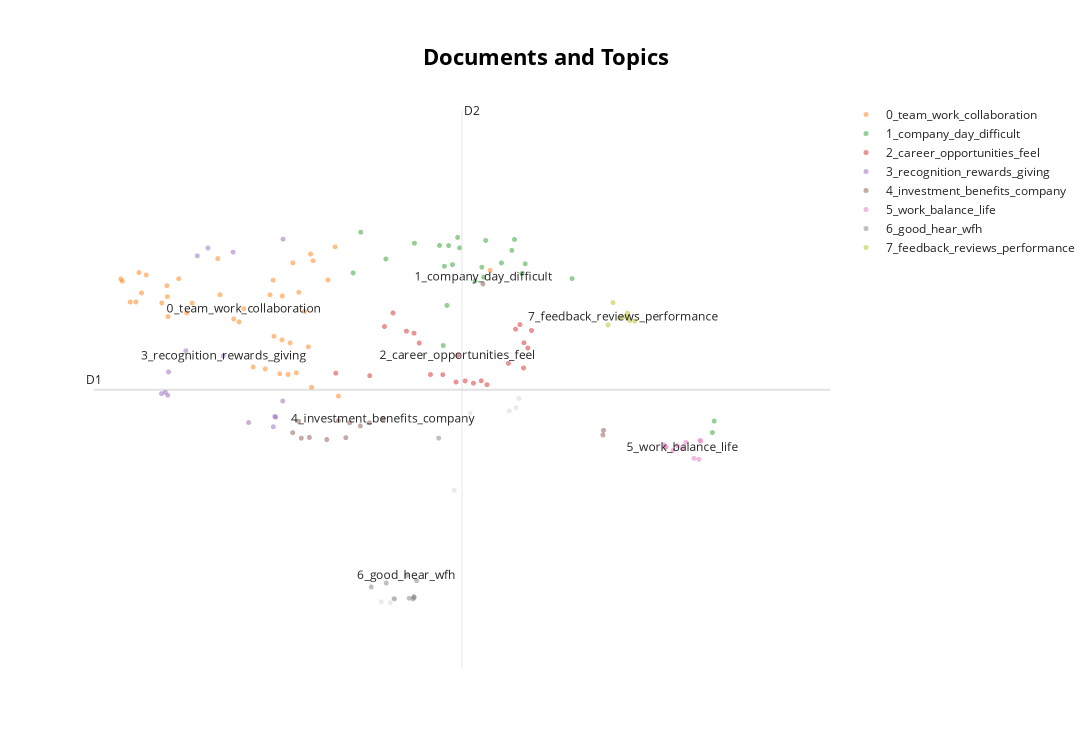

The notebook cell saved with this chart:
### Code cell
# Run the visualization with the original embeddings
topic_model.visualize_documents(docs)

### Figure 1 — Plotly figure (JSON) as saved in the notebook; plotly's stock layout.template omitted (floating-point values rounded to 4 significant figures)
{"data": [{"hoverinfo": "text", "hovertext": [" \n", "I feel motivated and energized at work.", "I feel bored and unchallenged in my job.", "\n\n", ".", "My job provides stability but lacks excitement and passion.", "My job provides steady work and adequate compensation. However, passion, creativity, and a sense of purpose or mission seem to be missing. Focusing on organizational culture, values, and tapping into employee motivations may help foster greater meaning, innovation, and commitment.", null], "marker": {"color": "#CFD8DC", "opacity": 0.5, "size": 5}, "mode": "markers+text", "name": "other", "showlegend": false, "type": "scattergl", "x": [3.433, 4.128, 4.433, 3.528, 3.503, 4.485, 4.509, 4.003], "y": [9.23, 13.17, 13.21, 9.301, 9.207, 13.28, 13.47, 11.55]}, {"hoverinfo": "text", "hovertext": ["Information is shared transparently on my team, though access to data and reports across units is lacking. Improved knowledge management and collaboration platforms would help break down silos and improve decision making at an enterprise level.", "Great team to work with", "Walking the talk, showing empathy, being hands-on, having staff's back and actively helping to unblock obstacles, being candid, having humility to acknowledge shortcomings.", "Regular check-ins ensure we are on track. Adjustments are made quickly if issues arise.", "Very strong teamwork and appreciation of each other's point of view in my division.", "This would help to create a positive and motivated work environment and encourage employees to continue to strive for excellence", "Our documentation is thorough. Onboarding new members is quick since knowledge transfer is seamless.", "Knowledge and best practices are freely shared between team members. We learn from each other.", "Virtual collaboration tools and communication channels are robust. Location or schedules do not impede teamwork.", "Demonstrating more trust by allowing more flexible working arrangements; for example, allowing staff to WFH on return to office days, should there be a need to do so e.g. HBL; schools examination period.", "Responsibilities were divided logically based on individual strengths. This optimized talent and workflows.", "I appreciate the company's efforts to foster a diverse and inclusive workplace. It's clear that everyone is valued and respected here, regardless of their background or identity. This has helped me feel more connected to my colleagues and more invested in the company's success.", "In conclusion, I highly appreciate the company's efforts to promote an open and idea-friendly work environment, and I look forward to continuing to work in such a supportive and empowering atmosphere.", "Our team celebrates wins together. This maintains momentum and morale.", "There is good camaraderie and positive energy amongst teammates. This makes work enjoyable.", "The company's culture is generally positive and supportive, but there are still some areas for improvement. I would like to see more emphasis on team building and bonding activities to help foster a stronger sense of camaraderie. Additionally, while there is an emphasis on work autonomy, there can sometimes be a lack of direction or clarity around goals and expectations. More guidance and direction from managers would help ensure that everyone is on the same page and working towards the same goals.", "My teammates are collaborative and helpful.", "My teammates are responsive and willing to assist when needed. Collaboration is seamless.", "While page limits have been set, some departments are ignoring them and still having long minutes and fanciful slides for internal meetings i.e. not all bosses enforce the new work norms.", "Meeting calendars are respected. Time is managed effectively so work gets done.", "I strongly believe that our company culture encourages employees to speak up and share their ideas freely", "This culture of openness and idea-sharing has not only improved the work atmosphere but also fostered a sense of community and collaboration among employees.", "The culture of collaboration within our team is truly something special. Everyone is willing to lend a hand when needed, and there's a real sense of camaraderie that makes coming to work a pleasure. It's clear that we all have a shared goal of producing high-quality work, and the support we give each other makes that possible.", "There is a good balance between structure and creativity. The process enables progress but allows flexibility.", " Customer and community relationships are valued, however sustainability and social im", "We need to be clearer on our ultimate objective, and not just about appearing to be doing well", "Participation and idea generation are encouraged from all team members. Everyone feels heard.", "Team members uphold commitments and deliver quality work on schedule. I can count on my colleagues.", "I appreciate the company's commitment to sustainability and making a positive impact on the environment. However, I feel like there could be more emphasis on diversity and inclusion within the company.", "Conflicts are handled constructively. Differences of opinion do not become personal.", "The team communicates openly. I feel comfortable voicing my ideas and concerns.", "Our team has a shared sense of purpose. Working towards common goals brings out our best efforts.", "Coupled with ever increasing areas of focus and no additional headcount, time becomes more precious, so margins of errors seem to be decreasing", "Clear objectives were set so everyone understood goals and priorities from the start. This helped align efforts.", "Overall, an OK place to work but looking for more purpose and meaning.", "Diversity programs highlight inclusiveness, but some teams lack representation and inclusion in practice. Progress on addressing systemic equity and belonging issues has been slow. Understanding diverse experiences and fostering an environment where all voices are valued could strengthen the company.", "The open-door policy of the management and their willingness to listen to the employees has created a positive and inclusive working environment.", "I appreciate the company's commitment to diversity and inclusion, and I have seen efforts to create a more diverse workforce. However, there is still a lack of representation at the leadership level, which can make it difficult for employees from underrepresented groups to feel truly valued and respected. While I think the company's recruitment policies are effective, it will be important to continue investing in leadership training for underrepresented groups to ensure that everyone has a chance to succeed. Additionally, there could be more emphasis on cultural competence training for all employees to help foster a more inclusive workplace culture.", "The diverse perspectives within the team allow us to gain fresh insights and be innovative.", "Our team leads by example. The standards they set motivate me to excel.", null], "marker": {"opacity": 0.5, "size": 5}, "mode": "markers+text", "name": "0_team_work_collaboration", "text": ["", "", "", "", "", "", "", "", "", "", "", "", "", "", "", "", "", "", "", "", "", "", "", "", "", "", "", "", "", "", "", "", "", "", "", "", "", "", "", "", "0_team_work_collaboration"], "textfont": {"size": 12}, "type": "scattergl", "x": [4.284, 1.515, 2.154, 2.586, 1.595, 2.833, 2.172, 1.912, 1.954, 2.659, 2.899, 2.768, 2.887, 1.408, 1.756, 2.72, 1.558, 1.76, 2.788, 2.562, 2.593, 2.657, 1.717, 2.741, 2.431, 3.071, 1.469, 1.849, 2.638, 2.32, 2.279, 1.395, 3.016, 2.879, 3.097, 2.525, 2.862, 2.703, 1.766, 1.538, 2.358], "y": [16.15, 15.49, 16.4, 15.94, 16.05, 15.29, 15.64, 15.26, 15.47, 15.61, 16.35, 14.01, 13.71, 15.92, 15.83, 14.64, 15.68, 15.6, 15.69, 15.64, 14.77, 14.7, 15.47, 16.31, 14.13, 16.64, 15.49, 15.98, 13.99, 15.07, 15.13, 15.97, 15.95, 16.49, 13.52, 14.09, 14.55, 13.98, 15.18, 16.1, 15.35]}, {"hoverinfo": "text", "hovertext": ["A lot of process streamlining achieved in the past years e.g. procurement process, risk assessment process, etc.", "Communication across teams needs improvement.", "Difficult to navigate company policies", "Upper management is disconnected from employees.", "Day-to-day operations are well-managed yet innovation and new ideas are lacking.", "A few points:\n - The company's culture is generally positive and supportive, but there are some individuals within the company who don't seem to share these values. I think more could be done to reinforce a culture of respect and teamwork.\n - I appreciate the company's commitment to work autonomy and trust in employees. However, I sometimes feel like there could be more support and guidance from my manager, especially when working on complex projects.\n - There isn't enough diversity within the company, which makes it difficult for me to feel truly valued and respected. There are very few people of color or LGBTQ+ individuals within the company, which creates a homogenous and uninspiring work environment.\n - ", "There's a culture of blame within the company that makes it difficult to take ownership of mistakes and learn from them. When things go w", "I appreciate the company's commitment to work autonomy and trust in employees, but sometimes it can feel like there is a lack of direction or guidance. More frequent check-ins with managers would help ensure that everyone is on the same page and that expectations are clear. Additionally, it would be helpful to have clearer project goals and deliverables. While the company's", "Still expecting immediate replies to top management, even where issues do not seem to require urgent attention.", "I don't feel like I have the resources I need to succeed in my role. Whether it's access to technology or support from colleagues, there are often roadblocks that make it difficult to complete tasks efficiently.", "1) Meetings within my team are productive, yet company-wide meetings suffer from lack of purpose or clear agenda 2) More effective use of meeting time and providing a forum for two-way communication with leadership would make a major impact on engagement.", "There's a lack of transparency within the company, which makes it difficult to understand the company's goals and progress. I often feel disconnected from the company's vision and unsure of how my work fits into the bigger picture.", "1. My team has a good rapport and I feel comfortable speaking up, but company-wide there seems to be a lack of transparency and willingness to address difficult issues. 2. There is room to improve on building trust and psychological safety across the organization.", "I appreciate that the company encourages employees to voice their opinions and concerns. However, sometimes it feels like these concerns aren't always addressed in a timely manner, which can be frustrating.", "Some leaders have displayed empathy when considering and acknowledging the practical challenges faced by officers in their day-to-day work.", "The communication within our team is lacking, which makes it difficult to complete projects efficiently. There are often misunderstandings and miscommunications that cause delays and frustration.", "Operations and policies function well day-to-day, though the company direction and vision for the future are unclear. Strategic planning with input from all levels of staff may help provide coherent priorities and stronger future orientation.", "1) Immediate managers are available and supportive. However, senior leadership feels out of touch with the day-to-day realities that employees deal with. 2) More effort is needed from top executives to communicate strategy and engage with staff across all levels.", "Lack of open communication between colleagues", "leaders acknowledging own mistakes and sharing vulnerability help to build psychological safety and trust.", "My department runs efficiently but the company as a whole lacks vision.", "If at an organisational level, senior management finds it difficult to drop or postpone projects or initiatives, then it would be even less realistic with these work expectations for departments to prioritise and reduce workload meaningfully/significantly.", "I appreciate the company's efforts to create a psychologically safe work environment, and I generally feel comfortable sharing my thoughts and concerns with my team. However, there are still some team members who dominate conversations and aren't as receptive to others' ideas. This can make it difficult for those who don't feel as comfortable speaking up to feel truly included. Additionally, I sometimes feel like my feedback isn't fully considered or acted upon by the team. While I understand that not all feedback can be implemented, I.E. it can be discouraging to feel like my opinions aren't valued.", null], "marker": {"opacity": 0.5, "size": 5}, "mode": "markers+text", "name": "1_company_day_difficult", "text": ["", "", "", "", "", "", "", "", "", "", "", "", "", "", "", "", "", "", "", "", "", "", "", "1_company_day_difficult"], "textfont": {"size": 12}, "type": "scattergl", "x": [3.212, 4.557, 3.945, 4.248, 3.888, 3.916, 3.959, 3.926, 4.473, 6.034, 3.989, 4.165, 4.218, 4.924, 3.271, 4.371, 3.468, 4.029, 4.453, 3.692, 4.045, 6.02, 4.531, 4.232], "y": [16.1, 16.29, 15.42, 16.78, 16.67, 14.58, 16.67, 16.24, 16.8, 13.0, 16.27, 15.93, 16.22, 15.98, 16.95, 16.3, 16.39, 16.84, 16.57, 16.72, 16.62, 12.76, 16.08, 16.01]}, {"hoverinfo": "text", "hovertext": ["The company's commitment to professional development is really evident. I've been given numerous opportunities to learn new skills and take on more responsibility, and my manager has been incredibly supportive in helping me achieve my goals. This has been instrumental in my success so far and has motivated me to continue pushing myself.", "To encourage psychological safety, bosses should be receptive of ideas and questions and not simply brush us off when something is raised.", "Cross-training and job shadowing help broaden skills. We can fill in for each other when needed.", "Opportunity for professional growth limited", "Employees should first research company before they agree to openess - which today appears not enough plus they Should sign clauses etc plus new starters must feel very unsafe given some management games if you know what I mean plus seniors same view; Clear management team blind to many of them now in redundancies senior plus... time these types were kicked out rather than move around. Enough damage done to everyone by people who think they own place via education etc Lets improve starting by getting rid of rubbish/ dead wood else we continue counting 6 months down another ££millions lost ++++", "Job descriptions unclear or outdated", "Career advancement depends on managerial whims", "The company's commitment to work autonomy has been instrumental in my success here. I am trusted to complete tasks independently, and have the freedom to approach my work in a way that works best for me. This has helped me feel more empowered and motivated to achieve my goals.", "My manager provides clear direction and support.", "Staff here is vary concerning time and speed are taking our jobs after 3 years that i am here because my higher position , what can you expect?", "I am extremely satisfied with the level of support I receive from my manager. They provide regular feedback on my performance, encourage me to take ownership of my work, and always make themselves available to answer my questions. This has helped me feel more confident and motivated in my role.", "I feel empowered to share my thoughts and contribute to the company's growth and success", "There are limited opportunities for career growth.", "Some training opportunities provided", "1. There are opportunities for career growth within my department, but limited mobility into other areas of the organization. 2. The career paths could be more clearly defined and support provided for those looking to develop cross-functional skills and advance their careers in new directions.", "I don't feel like my manager is supportive of my professional development. I've expressed interest in taking on more responsibility and learning new skills, but haven't received any guidance or support in achieving those goals.", "There is one boss Who plays favourites in front of others making inclusive working environment impossible so she Splits whole team thinks highly talented now where tehre is only one fav Boss feels like Hitler had control When there Everyone listened; Would have quit long ago only reason still here is because great pals however unless more joined us leaving next contract surely 95% would leave tomorrow xxxxxxxx feeling lonely then.. (Sorry they have often put me under immense pressure over last few weeks Really affecting family home life; unhealthy pressures xxxxxxxxxxxxxxxxx) No 8 week max service in any area signed into contract so horrible and Confusing xx temporary HR Advisor seemed to want more unfair pain xx live elsewhere was reassuring even though upset which leaves full time admin then in HQ when knowing all along I wasn't looking soon moving abroad - early next year London market won’t miss long departments suffering feeling like there with Hitler mood sucks x Traffic jams daily x tired hence errors written feels Unsafe place staff write answers f", "I have opportunities to learn and grow in my role.", "The company's leadership team is generally effective and transparent, but I feel like there could be more guidance provided around career development. While there are resources available for employees who want to grow within the company, it can be difficult to know where to start or who to approach for guidance. I would like to see more mentorship and coaching opportunities for employees who want to advance their careers. Additionally, while I appreciate the company's commitment to transparency, there are still some decisions that feel opaque to me. More communication around the reasoning behind decisions would help build trust and make employees feel more connected to the company's vision.", "You thinking honest Is good but you and employers don't accept facts like It was a Hate crime committed By staff", "I feel like there are some communication issues within our team, which can be frustrating at times. However, I appreciate that my manager is always available to answer questions and provide guidance when needed.", null], "marker": {"opacity": 0.5, "size": 5}, "mode": "markers+text", "name": "2_career_opportunities_feel", "text": ["", "", "", "", "", "", "", "", "", "", "", "", "", "", "", "", "", "", "", "", "", "2_career_opportunities_feel"], "textfont": {"size": 12}, "type": "scattergl", "x": [4.578, 3.524, 3.817, 4.152, 3.629, 4.087, 4.545, 3.342, 4.482, 3.728, 4.607, 3.077, 4.259, 4.016, 4.213, 4.547, 3.688, 3.913, 4.426, 3.457, 4.516, 4.029], "y": [14.53, 15.26, 13.97, 13.79, 14.88, 13.84, 14.11, 13.95, 14.92, 14.63, 14.89, 14.0, 13.76, 13.82, 13.84, 14.64, 14.84, 13.97, 14.21, 14.98, 15.02, 14.38]}, {"hoverinfo": "text", "hovertext": ["Overall, I am very happy with the pay and rewards system, but I believe there is room for improvement in the area of employee recognition and incentives.", "I am very satisfied with the pay and rewards system in the company.", "Low value meaningless work", "However, I would suggest that the company consider offering more incentives and bonuses to recognize employees who go above and beyond in their work.", "Leaders provide clear direction by giving suggestions or inputs instead of merely giving vague comments or questions that do not point to anything.", "The salary structure is transparent and fair, and I feel that my hard work is being adequately compensated.", "Opinion respected and valued", "Decisiveness, dare to challenge the norm and be transformative", "No recognition for extra effort", "The leadership team is incredibly communicative and transparent. They regularly share updates on the company's goals and progress, and are always available to answer questions or address concerns. This has helped me feel more connected to the company's vision and more invested in its success.", "Recognition for good work", "Leadership effectively empowers team members to make decisions and drive results.", "Individual contributions are valued. People are recognized for their expertise and effort.", "I am proud to work for this company.", null], "marker": {"opacity": 0.5, "size": 5}, "mode": "markers+text", "name": "3_recognition_rewards_giving", "text": ["", "", "", "", "", "", "", "", "", "", "", "", "", "", "3_recognition_rewards_giving"], "textfont": {"size": 12}, "type": "scattergl", "x": [2.589, 2.6, 1.762, 2.395, 2.665, 2.607, 1.905, 2.274, 1.715, 1.994, 1.744, 2.078, 1.769, 2.662, 2.197], "y": [12.89, 13.1, 13.54, 12.97, 16.8, 13.08, 14.47, 16.53, 13.58, 16.45, 13.61, 16.62, 14.03, 13.42, 14.36]}, {"hoverinfo": "text", "hovertext": ["The benefits package here is very competitive. From health insurance to retirement savings, the company offers a comprehensive package that makes me feel valued as an employee. This has been a key factor in my decision to stay with the company long-term.", "Benefits packages are adequate", "While the company is committed to transparency, I feel like there are still some areas where more information could be shared. I would like to see more frequent updates on the company's goals and progress.", "The company's benefits package is pretty standard, but I would like to see more investment in professional development opportunities. I think this would help employees feel more valued and invested in the company's success", "While the company's benefits package is generally competitive, there are some areas where it falls short. Specifically, I would like to see more investment in mental health support and wellness initiatives. While the company offers mental health resources", "Relook at benchmarking, investment banks compensation need not be taken out of the equation as these are genuine opportunity pool for our people.", "Driving initiatives that promote and protect staff' well-being amidst work challenges.", "Pay raises should be higher", "While I appreciate the flexibility offered by the company, I sometimes feel like the boundaries between work and personal life are blurred. There can be an expectation that employees be available at all hours, which can lead to burnout and stress. It would be helpful to have clearer guidelines around expectations for availability and response times. Additionally, I think there could be more investment in mental health support and wellness initiatives. While there are resources available for employees who need them, they aren't always well advertised or fully utilized. More proactive support around mental health and wellness would be greatly appreciated.", "Although I receive good benefits, annual salary increases do not meet my expectations.", "The company's technology infrastructure is generally adequate, but there are still some areas where more investment could be made. For example, the video conferencing capabilities could be improved to make remote work more effective. Additionally, I feel like there could be more training and resources provided for employees who are new to the technology. While I appreciate the company's efforts to provide technology for remote work, more investment in these tools would help make the transition to remote work more seamless", "While the company offers competitive compensation, there are still some areas where more investment could be made. For example, I would like to see more investment in technology and other resources that could help employees be more efficient and productive.", "The company's benefits package is lackluster. Compared to other companies in the industry, the benefits offered here are minimal and don't feel like they adequately compensate me for my hard work.", null], "marker": {"opacity": 0.5, "size": 5}, "mode": "markers+text", "name": "4_investment_benefits_company", "text": ["", "", "", "", "", "", "", "", "", "", "", "", "", "4_investment_benefits_company"], "textfont": {"size": 12}, "type": "scattergl", "x": [2.786, 2.807, 4.226, 3.34, 3.269, 2.74, 5.169, 2.87, 5.164, 3.007, 3.098, 3.185, 3.155, 3.447], "y": [13.0, 12.65, 15.87, 12.97, 12.9, 12.76, 12.81, 12.66, 12.71, 12.62, 13.01, 12.97, 12.66, 13.04]}, {"hoverinfo": "text", "hovertext": ["Flexible schedule", "I feel like my workload is unreasonable, and I often find myself working overtime or on weekends just to keep up. This has taken a toll on my mental health and overall job satisfaction.", "The work-life balance options here are excellent. Whether I need to take time off for a doctor's appointment or just want to work from home for the day, my manager is always accommodating. This has helped me feel less stressed and more productive in my work.", "Work-life balance varies greatly depending on team and manager. Flexibility and time off are sufficient for my needs, however others report unreasonable workload and expectations. Consistent policies around work hours and availability need to apply for all groups.", "While the workload can be overwhelming at times, I appreciate that the company offers flexible work arrangements that allow me to maintain a healthy work-life balance. I just wish that the workload itself were more manageable.", "I appreciate the company's commitment to work-life balance, but sometimes it feels like there is a lack of support when it comes to workload management. There can be an expectation that employees take on more work than they can handle, which can lead to burnout and stress. More support from managers and colleagues would help ensure that everyone is able to manage their workload effectively. Additionally, while the option to work from home is available, there can be an expectation that employees work longer hours or be available at all hours. More guidance around work-life balance would be greatly appreciated.", "The company's approach to work-life balance is insufficient. While the option to work from home is available, there's still an expectation that I be available at all hours and work long days. This has made it difficult for me to maintain a healthy work-life balance.", "My workload is too heavy and difficult to balance.", "I like the work I do but wish I had more schedule flexibility.", "Appreciated efforts towards work-life balance", null], "marker": {"opacity": 0.5, "size": 5}, "mode": "markers+text", "name": "5_work_balance_life", "text": ["", "", "", "", "", "", "", "", "", "", "5_work_balance_life"], "textfont": {"size": 12}, "type": "scattergl", "x": [5.877, 5.923, 5.645, 5.652, 5.813, 5.713, 5.746, 5.93, 5.915, 5.658, 5.787], "y": [12.22, 12.6, 12.51, 12.47, 12.56, 12.39, 12.49, 12.59, 12.2, 12.46, 12.45]}, {"hoverinfo": "text", "hovertext": ["WFH", "Good", "n a", "good to be  hear", "N.A", "- ", "many", ",", "No comments.", null], "marker": {"opacity": 0.5, "size": 5}, "mode": "markers+text", "name": "6_good_hear_wfh", "text": ["", "", "", "", "", "", "", "", "", "6_good_hear_wfh"], "textfont": {"size": 12}, "type": "scattergl", "x": [3.65, 3.471, 3.686, 3.881, 3.681, 3.535, 3.708, 3.691, 3.354, 3.629], "y": [9.303, 9.622, 9.336, 12.65, 9.289, 9.291, 9.673, 9.321, 9.54, 9.78]}, {"hoverinfo": "text", "hovertext": ["Feedback flows freely. Suggestions to improve are seen as opportunities, not criticism.", "The company's approach to feedback and performance reviews is outdated and unhelpful. I only receive feedback once a year, which makes it difficult to track my progress and improve in my role.", "The company's approach to feedback and performance reviews is incredibly helpful. My manager provides regular feedback on my work, and we have open and honest conversations about my strengths and areas for improvement. This has helped me grow in my role and feel more invested in the company's success.\n\nI really appreciate the company's commitment to sustainability. Whether it's through reducing our carbon footprint or supporting local community initiatives, it's clear that the company is making a positive impact on the world. This makes me feel proud to work here and motivates me to do my best work.", "The company's approach to feedback and performance reviews is generally helpful, but I think there could be more opportunities for employees to provide feedback on their managers. This would help ensure that everyone is held accountable and that issues are addressed in a timely manner. Additionally, while the feedback provided during performance reviews is useful, it can be difficult to implement changes if the feedback is only provided once a year. More frequent check-ins and feedback opportunities would be beneficial for both employees and managers", "However, there doesn't seem to be much encouragement to share mistakes (i.e. do after-action reviews).", "Managers pay attention to feedback", "The company's feedback process is helpful, but could be more frequent. I appreciate the feedback I receive during performance reviews, but I think it would be more helpful to receive feedback more regularly throughout the year.", null], "marker": {"opacity": 0.5, "size": 5}, "mode": "markers+text", "name": "7_feedback_reviews_performance", "text": ["", "", "", "", "", "", "", "7_feedback_reviews_performance"], "textfont": {"size": 12}, "type": "scattergl", "x": [5.413, 5.293, 5.204, 5.374, 5.243, 5.356, 5.357, 5.32], "y": [15.09, 15.15, 15.01, 15.1, 15.48, 15.16, 15.26, 15.18]}], "layout": {"annotations": [{"showarrow": false, "text": "D1", "x": 1.186, "y": 13.66, "yshift": 10}, {"showarrow": false, "text": "D2", "x": 4.063, "xshift": 10, "y": 19.49}], "height": 750, "shapes": [{"line": {"color": "#CFD8DC", "width": 2}, "type": "line", "x0": 4.063, "x1": 4.063, "y0": 7.826, "y1": 19.49}, {"line": {"color": "#9E9E9E", "width": 2}, "type": "line", "x0": 1.186, "x1": 6.94, "y0": 13.66, "y1": 13.66}], "title": {"font": {"color": "Black", "size": 22}, "text": "<b>Documents and Topics</b>", "x": 0.5, "xanchor": "center", "yanchor": "top"}, "width": 1200, "xaxis": {"visible": false}, "yaxis": {"visible": false}}}
